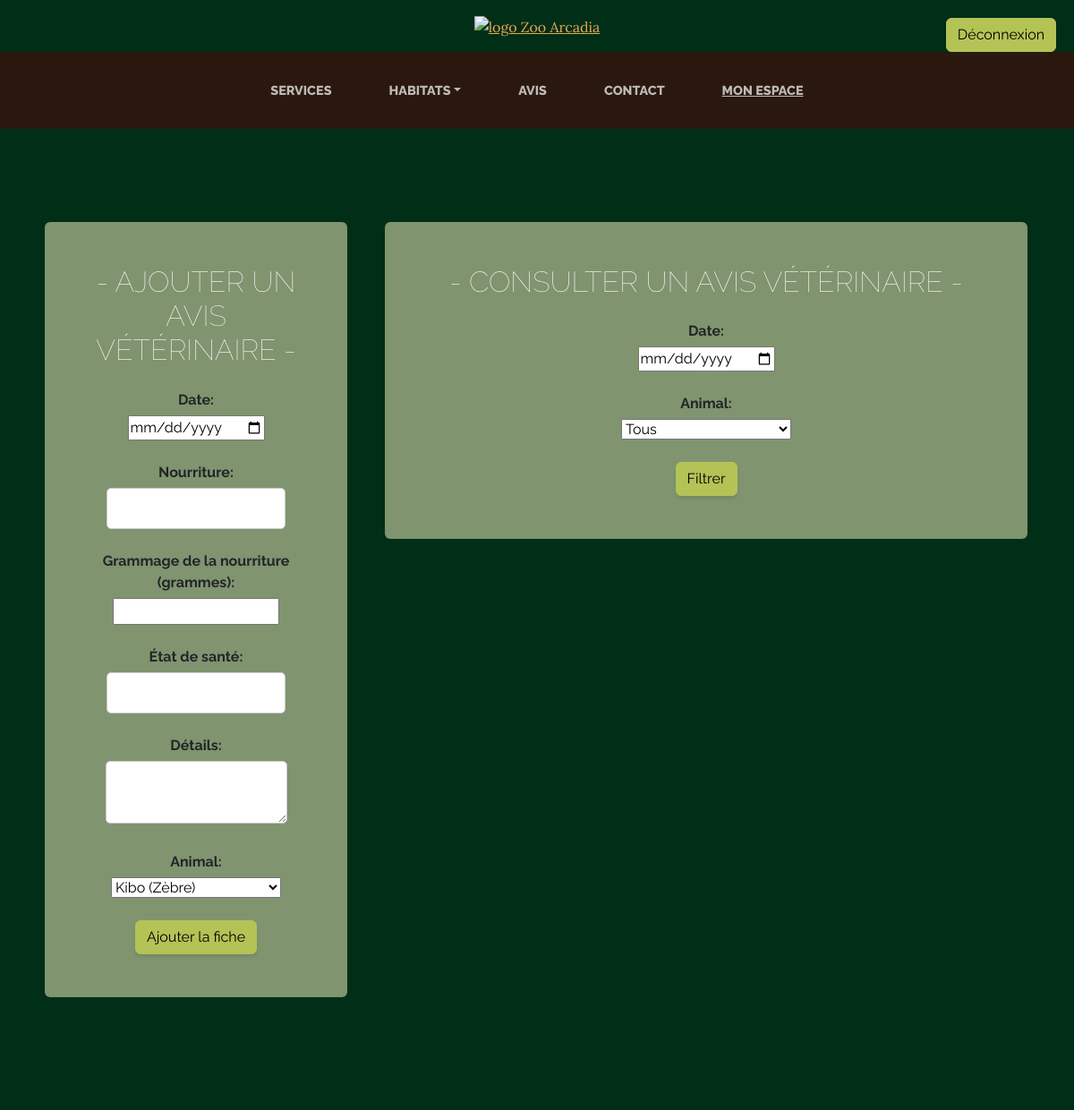
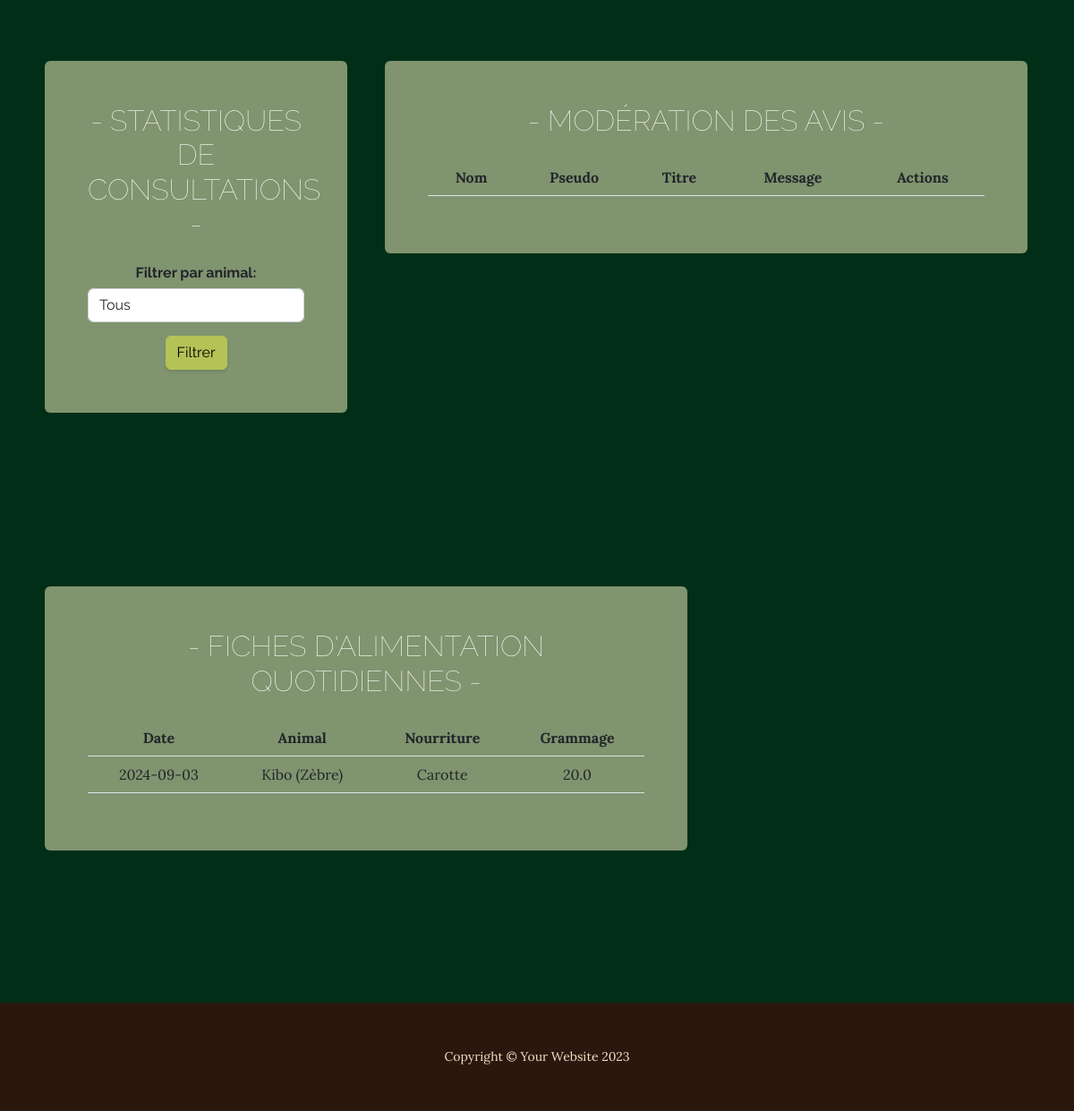
The page /admin (signed in) on the database its author committed (2 pictures, top to bottom).
### app.py (models this page shows)
class DailyFoodRecord(db.Model):
    id = db.Column(db.Integer, primary_key=True)
    date = db.Column(db.Date, nullable=False)
    food = db.Column(db.String(100), nullable=False)
    weight = db.Column(db.Float, nullable=False)
    animal_id = db.Column(db.Integer, db.ForeignKey('animal.id'), nullable=False)
    animal = db.relationship('Animal', backref=db.backref('daily_food_records', lazy=True))

class Animal(db.Model):
    id = db.Column(db.Integer, primary_key=True)
    name = db.Column(db.String(100), nullable=False)
    species = db.Column(db.String(100), nullable=False)
    image = db.Column(db.String(200))
    habitat_id = db.Column(db.Integer, db.ForeignKey('habitat.id'), nullable=False)
    vet_records = db.relationship('VetRecord', back_populates='animal', lazy=True)
    description = db.Column(db.Text, nullable=True)  # Nouveau champ de description

### app.py (the view, shortened to what this page needs)
@app.route('/admin', methods=['GET', 'POST'])
@role_required('admin')
def admin():
    filter_avis_date = request.args.get('date')
    filter_avis_animal_id = request.args.get('animal_id')
    query = VetRecord.query
    if filter_avis_date:
        query = query.filter(VetRecord.date == date.fromisoformat(filter_avis_date))
    if filter_avis_animal_id:
        query = query.filter(VetRecord.animal_id == filter_avis_animal_id)
    animals = Animal.query.all()
    vet_records = query.all()
    habitats = Habitat.query.all()
    consultation_counts = {animal.id: 0 for animal in animals}
    for record in vet_records:
        if record.animal_id in consultation_counts:
            consultation_counts[record.animal_id] += record.consultation_count
        else:
            consultation_counts[record.animal_id] = record.consultation_count
    avis_a_valider = Avis.query.filter_by(approuve=False).all()
    selected_animal_id = request.args.get('filter_animal_id')
    all_animals = Animal.query.all()
    if selected_animal_id and selected_animal_id != 'all':
        filtered_animals = Animal.query.filter_by(id=selected_animal_id).all()
    else:
        filtered_animals = all_animals if selected_animal_id == 'all' else []
    daily_food_records = DailyFoodRecord.query.all()
    return render_template('admin.html', avis_a_valider=avis_a_valider, animals=animals, vet_records=vet_records, habitats=habitats, consultation_counts=consultation_counts, all_animals=all_animals, selected_animal_id=selected_animal_id, filtered_animals=filtered_animals, filter_avis_date=filter_avis_date, filter_avis_animal_id=filter_avis_animal_id, daily_food_records=daily_food_records,)

### app.py (called while the page is built)
def role_required(role):
    def decorator(f):
        @wraps(f)
        def decorated_function(*args, **kwargs):
            if 'user_id' not in session:
                abort(403)  # Forbidden
            user = User.query.get(session['user_id'])
            if user.role != role:
                abort(403)  # Forbidden
            return f(*args, **kwargs)
        return decorated_function
    return decorator

### templates/admin.html (shortened to what this page needs)
<!DOCTYPE html>
<html lang="en">
    <head>
        <link href="../static/css/styles.css" rel="stylesheet" />
    </head>
    <body>
        <header class="text-center">
            <a href="{{ url_for('home') }}">
                <img class="img-logo center" src="/static/assets/img/logo.png" alt="logo Zoo Arcadia" />
            </a>
            <ul class="nav-btn">
                {% if 'user_id' in session %}
                    <li class="nav-item-btn">
                        <a href="{{ url_for('logout') }}" class="btn btn-primary btn-connexion">Déconnexion</a>
                    </li>
                {% else %}
                    <li class="nav-item-btn">
                        <a href="{{ url_for('login') }}" class="btn btn-primary btn-connexion">Connexion</a>
                    </li>
                {% endif %}
            </ul>
        </header>
        <nav class="navbar navbar-expand-lg navbar-dark py-lg-4" id="mainNav">
            <div class="container">
                <div class="collapse navbar-collapse" id="navbarSupportedContent">
                    <ul class="navbar-nav mx-auto">
                        <li class="nav-item px-lg-4"><a class="nav-link text-uppercase" href="{{ url_for('services') }}">Services</a></li>
                        <li class="nav-item px-lg-4 dropdown">
                            <a class="nav-link text-uppercase dropdown-toggle" href="{{ url_for('habitats') }}" id="navbarDropdown" role="button" data-bs-toggle="dropdown" aria-expanded="false">Habitats</a>
                        </li>
                        <li class="nav-item px-lg-4"><a class="nav-link text-uppercase" href="{{ url_for('home') }}#avis">Avis</a></li>
                        <li class="nav-item px-lg-4"><a class="nav-link text-uppercase" href="{{ url_for('contact') }}">Contact</a></li>
                        {% if 'user_id' in session %}
                            {% if session['user_role'] == 'admin' %}
                            <li class="nav-item px-lg-4"><a class="nav-link text-uppercase underline" href="{{ url_for('admin') }}">Mon espace</a></li>
                            {% elif session['user_role'] == 'employee' %}
                            <li class="nav-item px-lg-4"><a class="nav-link text-uppercase underline" href="{{ url_for('employee') }}">Mon espace</a></li>
                            {% elif session['user_role'] == 'veterinarian' %}
                            <li class="nav-item px-lg-4"><a class="nav-link text-uppercase underline" href="{{ url_for('veterinarian') }}">Mon espace</a></li>
                            {% endif %}
                        {% endif %}
                    </ul>
                </div>
            </div>
        </nav>
        <section class="page-section2 cta2">
            <div class="container">
                <div class="row">
                    <div class="col-xl-14 mx-auto">
                        <div class="row">
                            <div class="col-md-4">
                                <div class="inner5 bg-faded text-center rounded">
                                    <h2 class="section-heading mb-4">
                                        <span class="section-heading-lower2">- Ajouter un avis vétérinaire -</span>
                                    </h2>
                                    <form method="POST" action="{{ url_for('admin') }}">
                                        <label for="date">Date:</label><br>
                                        <input type="date" id="date" name="date" required><br><br>
                                        <label for="food">Nourriture:</label><br>
                                        <input type="text" id="food" name="food" required><br><br>
                                        <label for="weight">Grammage de la nourriture (grammes):</label><br>
                                        <input type="number" step="0.1" id="weight" name="weight" required><br><br>
                                        <label for="health_status">État de santé:</label><br>
                                        <input type="text" id="health_status" name="health_status" required><br><br>
                                        <label for="details">Détails:</label><br>
                                        <textarea id="details" name="details" required></textarea><br><br>
                                        <label for="animal_id">Animal:</label><br>
                                        <select id="animal_id" name="animal_id" required>
                                            {% for animal in animals %}
                                                <option value="{{ animal.id }}">{{ animal.name }} ({{ animal.species }})</option>
                                            {% endfor %}
                                        </select><br><br>
                                        <button type="submit" class="btn btn-primary">Ajouter la fiche</button>
                                    </form>
                                </div>
                            </div>
                            <div class="col-md-8">
                                <div class="inner5 bg-faded text-center rounded">
                                    <h2 class="section-heading mb-4">
                                        <span class="section-heading-lower2">- Consulter un avis vétérinaire -</span>
                                    </h2>
                                    <form method="GET" action="{{ url_for('admin') }}">
                                        <label for="date">Date:</label><br>
                                        <input type="date" id="date" name="date"><br><br>
                                        <label for="animal_id">Animal:</label><br>
                                        <select id="animal_id" name="animal_id">
                                            <option value="">Tous</option>
                                        </select><br><br>
                                        <button type="submit" class="btn btn-primary">Filtrer</button>
                                    </form>
                                </div>
                            </div>
                        </div>
                    </div>
                </div>
            </div>
        </section>
        <section class="page-section2 cta2">
            <div class="container">
                <div class="row">
                    <div class="col-xl-14 mx-auto">
                        <div class="row">
                            <div class="col-md-4">
                                <div class="inner5 bg-faded text-center rounded">
                                    <h2 class="section-heading mb-4">
                                        <span class="section-heading-lower2">- statistiques de consultations -</span>
                                    </h2>
                                    <form method="GET" action="{{ url_for('admin') }}">
                                        <div class="form-group">
                                            <label for="animalFilter">Filtrer par animal:</label>
                                            <select class="form-control" id="animalFilter" name="filter_animal_id">
                                                <option value="all">Tous</option>
                                            </select>
                                        </div>
                                        <button type="submit" class="btn btn-primary">Filtrer</button>
                                    </form>
                                </div>
                            </div>
                            <div class="col-md-8">
                                <div class="inner5 bg-faded text-center rounded">
                                    <h2 class="section-heading mb-4">
                                        <span class="section-heading-lower2">- Modération des Avis -</span>
                                    </h2>
                                    <table class="table">
                                        <thead>
                                            <tr>
                                                <th>Nom</th>
                                                <th>Pseudo</th>
                                                <th>Titre</th>
                                                <th>Message</th>
                                                <th>Actions</th>
                                            </tr>
                                        </thead>
                                    </table>
                                </div>
                            </div>
                        </div>
                    </div>
                </div>
            </div>
        </section>
<section class="page-section2 cta2">
    <div class="container">
        <div class="row">
            <div class="col-xl-14 mx-auto">
                <div class="row">
                    <div class="col-md-8">
                        <div class="inner5 bg-faded text-center rounded">
                            <h2 class="section-heading mb-4">
                                <span class="section-heading-lower2">- Fiches d'alimentation quotidiennes -</span>
                            </h2>
                            <table class="table">
                                <thead>
                                    <tr>
                                        <th>Date</th>
                                        <th>Animal</th>
                                        <th>Nourriture</th>
                                        <th>Grammage</th>
                                    </tr>
                                </thead>
                                <tbody>
                                    {% for record in daily_food_records %}
                                        <tr>
                                            <td>{{ record.date }}</td>
                                            <td>{{ record.animal.name }} ({{ record.animal.species }})</td>
                                            <td>{{ record.food }}</td>
                                            <td>{{ record.weight }}</td>
                                        </tr>
                                    {% endfor %}
                                </tbody>
                            </table>
                        </div>
                    </div>
                </div>
            </div>
        </div>
    </div>
</section>
        <footer class="footer text-faded text-center py-5">
            <div class="container">
                <p class="m-0 small">Copyright &copy; Your Website 2023</p>
            </div>
        </footer>
    </body>
</html>

### rows shown on the page
DailyFoodRecord: date "2024-09-03", animal.name "Kibo", animal.species "Zèbre", food "Carotte", weight "20.0"

### other values the page prints
form field animal_id "Kibo (Zèbre)"
